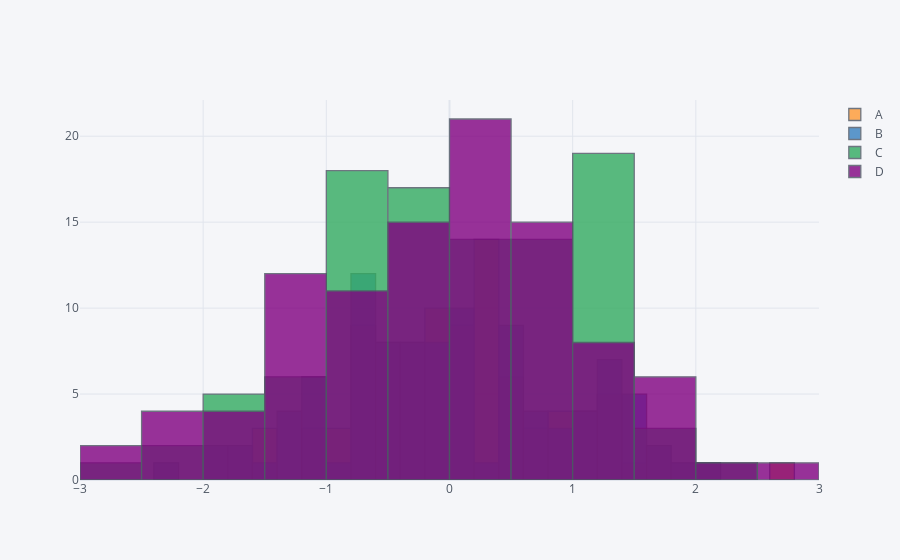

The notebook cell saved with this chart:
### Code cell
df.iplot(kind='hist',bins=25)
